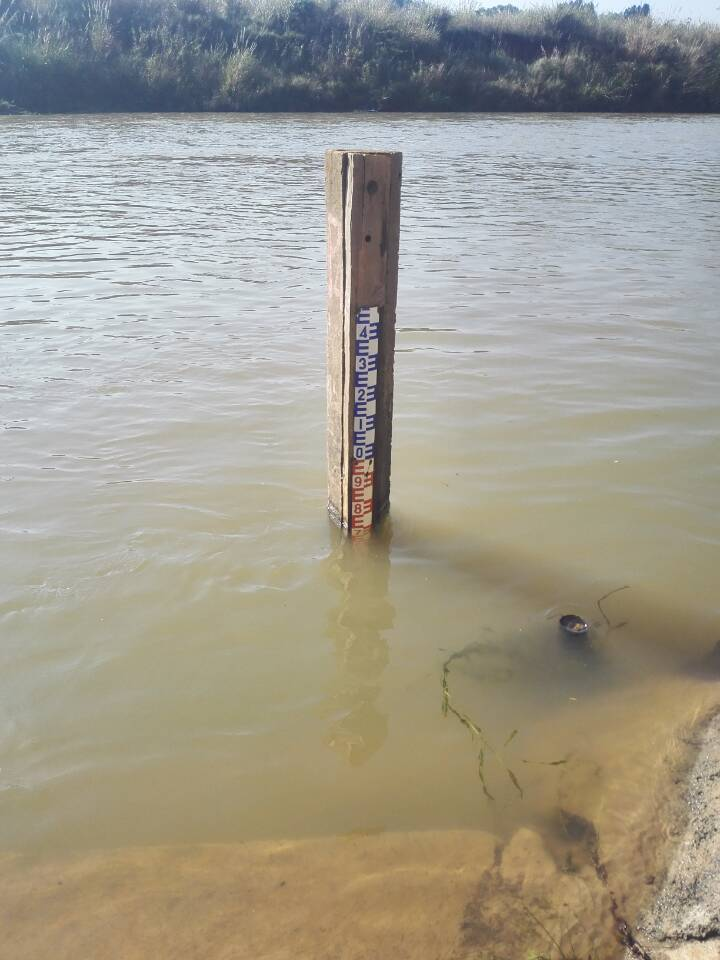
//> input picture cv/final assignment/级联分类器/origin.jpg, 720 x 960 px, given in place of 1.jpg, which was not available
$ ./Init   (built with g++ and OpenCV 4)
//> lines starting //> are read from the running program, lines starting //| are printed output that depends on the picture; after the words box and inside, x2 and y2 are one past the last pixel; in counts of white or black regions, pixels touching at a corner belong together; pictures that were not available may be replaced by others from this repository, and a replacement may not be noted
### cv/opencv_project/test/test/Init.h
#ifndef INIT_H
#define INIT_H

#include <opencv2/core/core.hpp>
#include <opencv2/highgui/highgui.hpp>
#include <opencv2/imgproc/imgproc.hpp>
#include <opencv2\opencv.hpp>
#include <iostream>
#include <fstream>
#include <sstream>
#include <vector>
#include <math.h>

using namespace cv;
using namespace std;

const string originFile = "test_images/";
const int originStart = 1;//从1开始
const int originNum = 44;//到15结束
const string resultFile = "result_files/";
const double PI = 3.14159;

const bool isInit = true;//是否需要初始化

//获得水岸线
bool getLine = false;
Point startPos;
Point curPos;
Point endPos;
//获得水尺
bool getRuler = false;
int rulerIndex = 0;
Point rectStart;
Point rectCur;
Point rectEnd;

Mat image;
Mat showImage;

struct Ruler
{
	Point rulerp;//左上角点
	int width;
	int height;
	int threshold;//阈值s
};

//data.txt格式
//index lineValid rulerCount argValid dynArgValid
//linex1 liney1 linex2 liney2 linek
//rulerx rulery width height threshold
//...
//rulerx rulery width height threshold
//L1 L2 angle
//accuracy cannyThreshold1 cannyThreshold2 houghThreshold minLineLength minLineGap
struct Data
{
	//水岸线
	bool lineValid;//是否含有水岸线信息
	Point linep1;//左上角点
	Point linep2;//右下角点
	double linek;//斜率
	//尺子
	vector<Ruler> rulerVec;//多个尺子
	//固定参数
	bool argValid;//是否含有参数信息
	double L1;//尺到摄像机的水平距离
	double L2;//尺到岸的水平距离
	double angle;//摄像机到尺顶端的夹角
	//可调参数
	bool dynArgValid;//是否含有可调参数信息
	float accuracy;//精度
	double cannyT1;//canny阈值1
	double cannyT2;//canny阈值2
	double houghT;//判断直线点数的阈值
	double minLineLength;//线段长度阈值
	double minLineGap;//线段上最近两点之间的阈值
};

void onMouseForLine(int event, int x, int y, int flags, void*);
void onMouseForRuler(int event, int x, int y, int flags, void*);

void initHelper(string originImgname, fstream& fs, int i);
void initAll();

void getDataHelper(fstream& fs, map<int, Data>& result);
map<int, Data> getData();


#endif INIT_H

### cv/opencv_project/test/test/Init.cpp
#include "Init.h"

// [39 lines left out: function onMouseForLine, not called in this run]
void onMouseForRuler(int event, int x, int y, int flags, void*){
	if (event == CV_EVENT_LBUTTONDOWN)//左键按下
	{
		rectStart = Point(x, y);
		stringstream ss;
		string temp;
		ss << '(' << x << ',' << y << ')';
		ss >> temp;
		putText(image, temp, rectStart, FONT_HERSHEY_SIMPLEX, 1, Scalar(0, 255, 0, 255), 4, 8);//在窗口上显示坐标
		circle(image, rectStart, 4, Scalar(0, 255, 0, 255), CV_FILLED, CV_AA, 0);//划圆
		showImage = image;
	}
	else if (event == CV_EVENT_MOUSEMOVE && (flags & CV_EVENT_FLAG_LBUTTON))//左键按下时，鼠标移动，则在图像上划直线
	{
		Mat tmpImage;
		image.copyTo(tmpImage);
		rectCur = Point(x, y);
		stringstream ss;
		string temp;
		ss << '(' << x << ',' << y << ')';
		ss >> temp;
		putText(tmpImage, temp, rectCur, FONT_HERSHEY_SIMPLEX, 1, Scalar(0, 255, 0, 255), 4, 8);
		rectangle(tmpImage, Rect(rectStart, rectCur), Scalar(0, 255, 0, 255), 2, 8, 0);//在临时图像上实时显示鼠标拖动时形成的矩形
		showImage = tmpImage;
	}
	else if (event == CV_EVENT_LBUTTONUP)//左键松开
	{
		rectEnd = Point(x, y);
		stringstream ss;
		string temp;
		ss << '(' << x << ',' << y << ')';
		ss >> temp;
		putText(image, temp, rectEnd, FONT_HERSHEY_SIMPLEX, 1, Scalar(0, 255, 0, 255), 4, 8);//在窗口上显示坐标
		circle(image, rectEnd, 4, Scalar(0, 255, 0, 255), CV_FILLED, CV_AA, 0);//划圆
		rectangle(image, Rect(rectStart, rectEnd), Scalar(0, 255, 0, 255), 2, 8, 0);//矩形
		getRuler = true;
		rulerIndex++;
		showImage = image;
	}
}

void initHelper(string originImgname, fstream& fs, int i)
{
//> called with originImgname = "test_images/1.jpg", i = 1
	bool saveLine = false;
	bool saveRuler = false;
	Mat originImage = imread(originImgname.c_str(), 1);
//> originImage is the input picture: 960 rows x 720 cols, CV_8UC3; mean B, G, R 143.5, 156.4, 160.6
	originImage.copyTo(image);
	showImage = image;
	cvNamedWindow("origin", CV_WINDOW_NORMAL);
	imshow("origin", showImage);
	waitKey(1);

	cout << endl;
	cout << "\t图像：" << originImgname << endl;
	cout << "\t是否需要水岸线信息？(y/n)";
	char lineValid;
	cin >> lineValid;
//> the answer given: n
	cout << "\t水尺数量：";
	int rulerCount;
	cin >> rulerCount;
//> the answer given: 3
	cout << "\t是否输入参数信息？(y/n)";
	char arg;
	cin >> arg;
//> the answer given: n
	int argValid = (arg == 'y') ? 1 : 0;
	cout << "\t是否输入可调参数信息？(y/n)";
	char dynArg;
	cin >> dynArg;
//> the answer given: n
	int dynArgValid = (dynArg == 'y') ? 1 : 0;
	//保存格式 index lineneed rulercount
	if (lineValid == 'n')fs << i << ' ' << 0 << ' ' << rulerCount << ' ' << argValid << ' ' << dynArgValid << endl;
	else fs << i << ' ' << 1 << ' ' << rulerCount << ' ' << argValid << ' ' << dynArgValid << endl;

	if (lineValid == 'y')
	{
		cout << "\t请标识水岸线！" << endl;
		while (!saveLine)
		{
			setMouseCallback("origin", onMouseForLine, 0);
			imshow("origin", showImage);
			waitKey(1);
			if (getLine)
			{
				cout << "\t直线已保存！" << endl;
				saveLine = true;
				getLine = false;
				setMouseCallback("origin", NULL, 0);
				//保存格式：左上角点x1 左上角点y1 右下角点x2 右下角点y2 斜率k
				int x1 = (startPos.x < endPos.x) ? startPos.x : endPos.x;
				int y1 = (startPos.y < endPos.y) ? startPos.y : endPos.y;
				int x2 = (startPos.x > endPos.x) ? startPos.x : endPos.x;
				int y2 = (startPos.y > endPos.y) ? startPos.y : endPos.y;
				double k = (double)(y2 - y1) / (double)(x2 - x1);
				fs << x1 << ' ' << y1 << ' ' << x2 << ' ' << y2 << ' ' << k << endl;
			}
		}
	}//end of lineneed

	if (rulerCount != 0)
	{
		originImage.copyTo(image);
		showImage = image;
		cout << "\t对每个尺子，请先标识水尺大致位置，再标识水尺内部！" << endl;
		while (!saveRuler)
		{
			setMouseCallback("origin", onMouseForRuler, 0);
			imshow("origin", showImage);
			waitKey(1);
//> the left mouse button is pressed at (180, 240)
//> in onMouseForRuler, `putText(image, temp, rectStart, FONT_HERSHEY_SIMPLEX, 1, Scalar(0, 255..`:
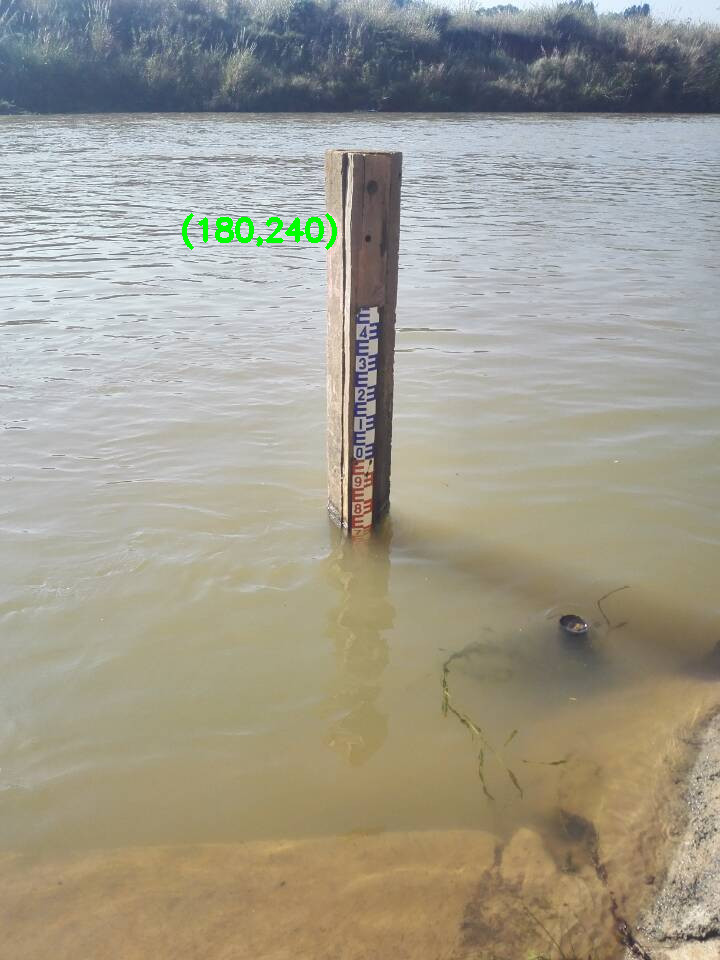
//> image: 960 rows x 720 cols, CV_8UC3; 0.28% of pixels changed, all inside (x1, y1, x2, y2) = (182, 213, 337, 250)
//> in onMouseForRuler, `circle(image, rectStart, 4, Scalar(0, 255, 0, 255), CV_FILLED, CV_AA, ..`: image: 960 rows x 720 cols, CV_8UC3; 71 pixels changed, all inside (x1, y1, x2, y2) = (175, 235, 185, 246)
//> the mouse is dragged to (360, 480)
//> the mouse is dragged to (540, 720)
//> call 3 of onMouseForRuler, with event = 0, x = 540, y = 720, flags = 1
//> in onMouseForRuler (call 3), `rectangle(tmpImage, Rect(rectStart, rectCur), Scalar(0, 255, 0, 255), ..`:
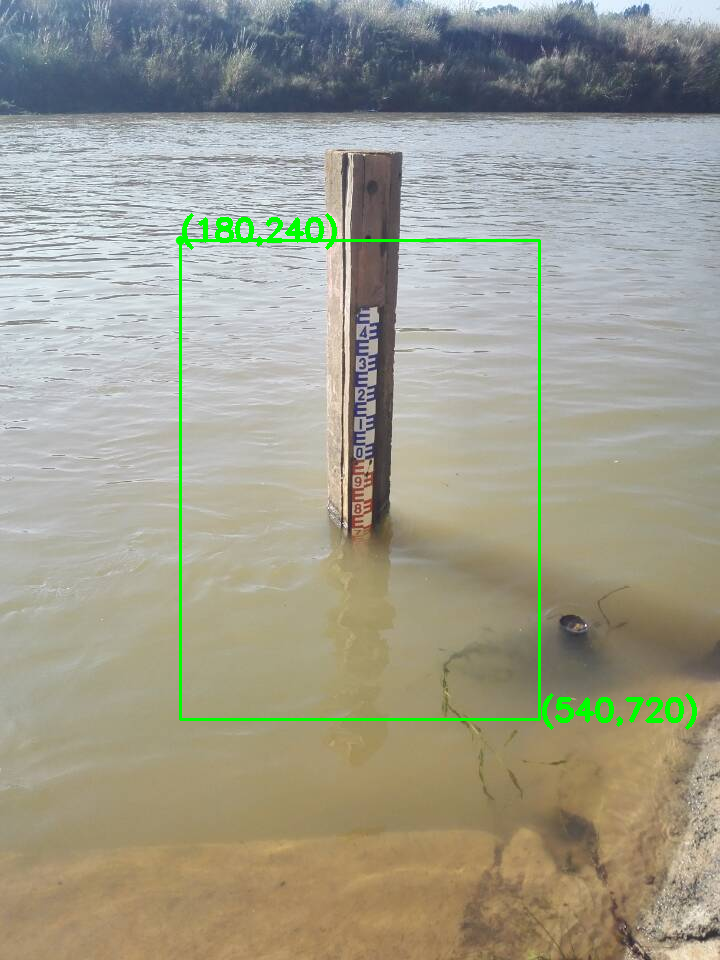
//> tmpImage: 960 rows x 720 cols, CV_8UC3; mean B, G, R 141.6, 157.5, 158.5
//> the button is released at (540, 720)
//> call 4 of onMouseForRuler, with event = 4, x = 540, y = 720, flags = 0
//> in onMouseForRuler (call 4), `rectangle(image, Rect(rectStart, rectEnd), Scalar(0, 255, 0, 255), 2, ..`:
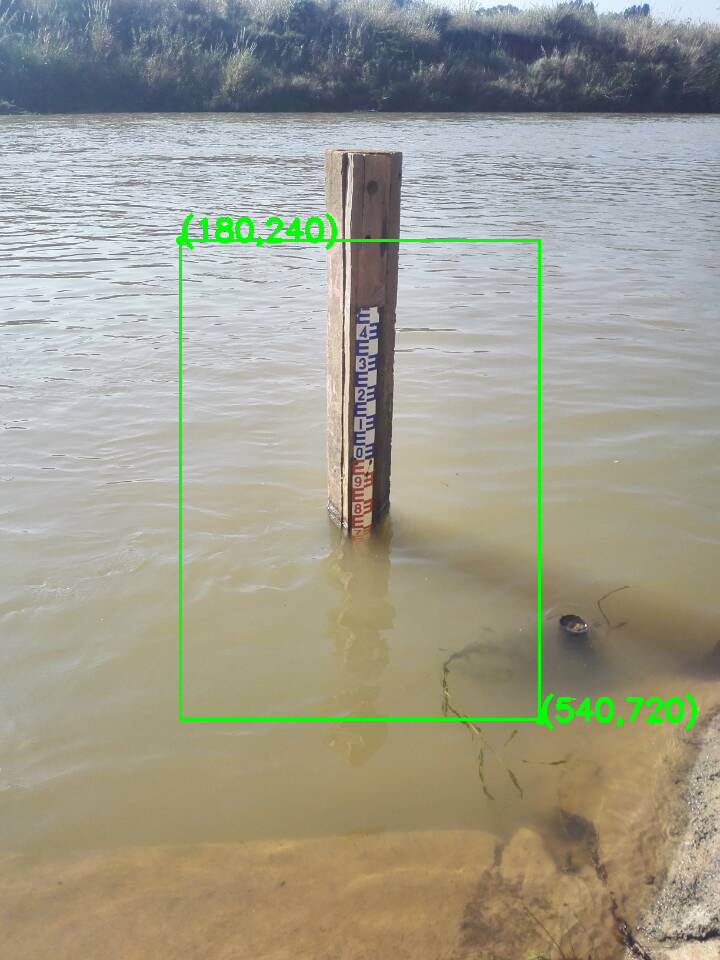
//> image: 960 rows x 720 cols, CV_8UC3; mean B, G, R 141.6, 157.5, 158.5
			if (getRuler)
			{
				//保存格式：左上角点x1 左上角点y1 宽度width 高度height 阈值threshold
				if (rulerIndex % 2 == 1)//大致位置
				{
					cout << "\t大致位置 " << (rulerIndex + 1) / 2 << " 已保存！" << endl;
					int x1 = (rectStart.x < rectEnd.x) ? rectStart.x : rectEnd.x;
					int y1 = (rectStart.y < rectEnd.y) ? rectStart.y : rectEnd.y;
					int x2 = (rectStart.x > rectEnd.x) ? rectStart.x : rectEnd.x;
					int y2 = (rectStart.y > rectEnd.y) ? rectStart.y : rectEnd.y;
					fs << x1 << ' ' << y1 << ' ' << x2 - x1 << ' ' << y2 - y1 << ' ';
				}
				else
				{
					cout << "\t水尺内部" << rulerIndex / 2 << "已保存" << endl;
					int x1 = (rectStart.x < rectEnd.x) ? rectStart.x : rectEnd.x;
					int y1 = (rectStart.y < rectEnd.y) ? rectStart.y : rectEnd.y;
					int x2 = (rectStart.x > rectEnd.x) ? rectStart.x : rectEnd.x;
					int y2 = (rectStart.y > rectEnd.y) ? rectStart.y : rectEnd.y;
					Mat temp = imread(originImgname, 0);
					Mat ruler;
					temp(Rect(Point(x1, y1), Point(x2, y2))).copyTo(ruler);
					int value = threshold(ruler, ruler, 0, 255, THRESH_OTSU);
					fs << value << endl;
				}
				getRuler = false;
				if (rulerIndex == 2 * rulerCount)
				{
					setMouseCallback("origin", NULL, 0);
					saveRuler = true;
					rulerIndex = 0;
				}
			}
		}
	}//end of rulerCount

	if (argValid == 1)
	{
		cout << "\t请输入参数！" << endl;
		cout << "\t摄像机到水尺的水平距离：";
		double L1;
		cin >> L1;
		cout << "\t水尺到岸的水平距离：";
		double L2;
		cin >> L2;
		cout << "\t摄像机与水尺顶端水平夹角(角度制)：";
		double angle;
		cin >> angle;
		fs << L1 << ' ' << L2 << ' ' << angle * 2 * PI / 360 << endl;
		cout << endl;
	}

	if (dynArgValid == 1)
	{
		cout << "\t请输入参数！" << endl;
		float accuracy;
		cout << "\t机器识别精度：";
		cin >> accuracy;
		double cannyT1;
		double cannyT2;
		cout << "\tcanny阈值1：";
		cin >> cannyT1;
		cout << "\tcanny阈值2：";
		cin >> cannyT2;
		double houghT;
		double minLineLength;
		double minLineGap;
		cout << "\t霍夫 判断直线点数的阈值：";
		cin >> houghT;
		cout << "\t霍夫 线段长度阈值：";
		cin >> minLineLength;
		cout << "\t霍夫 线段上最近两点之间的阈值：";
		cin >> minLineGap;
		fs << accuracy << ' ' << cannyT1 << ' ' << cannyT2 << ' ' << houghT << ' ' << minLineLength << ' ' << minLineGap << ' ' << endl;
	}
}
void initAll(){
	string resultFilename = resultFile + "data.txt";
	fstream fs;
	fs.open(resultFilename, ios::out);
	for (int i = originStart; i <= originNum; i++)
	{
		stringstream ss;
		string originImgname;
		ss << originFile << i << ".jpg";
		ss >> originImgname;

		initHelper(originImgname, fs, i);
	}
	fs.close();
}

// [92 lines left out: functions getDataHelper, getData, not called in this run]

int main()
{
	if (isInit)
	{
		initAll();
	}
	map<int, Data> result = getData();
}
